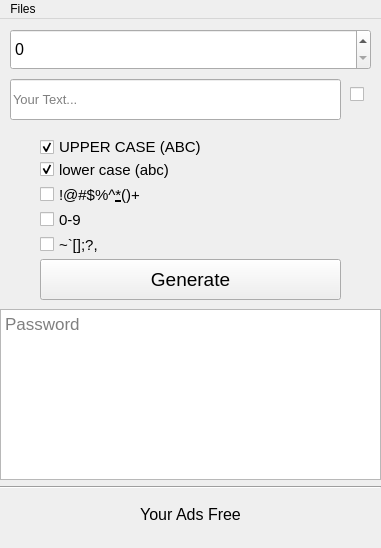
<?xml version="1.0" encoding="UTF-8"?>
<ui version="4.0">
 <class>MainWindow</class>
 <widget class="QMainWindow" name="MainWindow">
  <property name="geometry">
   <rect>
    <x>0</x>
    <y>0</y>
    <width>381</width>
    <height>548</height>
   </rect>
  </property>
  <property name="windowTitle">
   <string>MainWindow</string>
  </property>
  <widget class="QWidget" name="centralwidget">
   <widget class="QSpinBox" name="spin">
    <property name="geometry">
     <rect>
      <x>10</x>
      <y>10</y>
      <width>361</width>
      <height>41</height>
     </rect>
    </property>
    <property name="font">
     <font>
      <pointsize>12</pointsize>
     </font>
    </property>
   </widget>
   <widget class="QPushButton" name="generate_btn">
    <property name="geometry">
     <rect>
      <x>40</x>
      <y>240</y>
      <width>301</width>
      <height>41</height>
     </rect>
    </property>
    <property name="font">
     <font>
      <pointsize>14</pointsize>
     </font>
    </property>
    <property name="toolTip">
     <string>Generate</string>
    </property>
    <property name="statusTip">
     <string>Generate</string>
    </property>
    <property name="whatsThis">
     <string>Generate</string>
    </property>
    <property name="styleSheet">
     <string notr="true"/>
    </property>
    <property name="text">
     <string>Generate</string>
    </property>
   </widget>
   <widget class="QTextEdit" name="text">
    <property name="geometry">
     <rect>
      <x>0</x>
      <y>290</y>
      <width>381</width>
      <height>171</height>
     </rect>
    </property>
    <property name="font">
     <font>
      <pointsize>13</pointsize>
     </font>
    </property>
    <property name="documentTitle">
     <string/>
    </property>
    <property name="readOnly">
     <bool>true</bool>
    </property>
    <property name="overwriteMode">
     <bool>false</bool>
    </property>
    <property name="placeholderText">
     <string>Password</string>
    </property>
   </widget>
   <widget class="QCheckBox" name="check_1">
    <property name="geometry">
     <rect>
      <x>40</x>
      <y>120</y>
      <width>181</width>
      <height>16</height>
     </rect>
    </property>
    <property name="font">
     <font>
      <pointsize>11</pointsize>
     </font>
    </property>
    <property name="text">
     <string>UPPER CASE (ABC)</string>
    </property>
    <property name="checked">
     <bool>true</bool>
    </property>
   </widget>
   <widget class="QCheckBox" name="check_2">
    <property name="geometry">
     <rect>
      <x>40</x>
      <y>140</y>
      <width>181</width>
      <height>21</height>
     </rect>
    </property>
    <property name="font">
     <font>
      <pointsize>11</pointsize>
     </font>
    </property>
    <property name="text">
     <string>lower case (abc)</string>
    </property>
    <property name="checkable">
     <bool>true</bool>
    </property>
    <property name="checked">
     <bool>true</bool>
    </property>
   </widget>
   <widget class="QCheckBox" name="check_3">
    <property name="geometry">
     <rect>
      <x>40</x>
      <y>160</y>
      <width>161</width>
      <height>31</height>
     </rect>
    </property>
    <property name="font">
     <font>
      <pointsize>11</pointsize>
     </font>
    </property>
    <property name="text">
     <string>!@#$%^&amp;*()+</string>
    </property>
   </widget>
   <widget class="QCheckBox" name="check_4">
    <property name="geometry">
     <rect>
      <x>40</x>
      <y>190</y>
      <width>201</width>
      <height>21</height>
     </rect>
    </property>
    <property name="font">
     <font>
      <pointsize>11</pointsize>
     </font>
    </property>
    <property name="text">
     <string>0-9</string>
    </property>
   </widget>
   <widget class="QLineEdit" name="line">
    <property name="geometry">
     <rect>
      <x>10</x>
      <y>60</y>
      <width>331</width>
      <height>41</height>
     </rect>
    </property>
    <property name="font">
     <font>
      <pointsize>10</pointsize>
     </font>
    </property>
    <property name="dragEnabled">
     <bool>true</bool>
    </property>
    <property name="placeholderText">
     <string>Your Text...</string>
    </property>
    <property name="clearButtonEnabled">
     <bool>true</bool>
    </property>
   </widget>
   <widget class="QCheckBox" name="check_line">
    <property name="geometry">
     <rect>
      <x>350</x>
      <y>60</y>
      <width>21</width>
      <height>31</height>
     </rect>
    </property>
    <property name="text">
     <string/>
    </property>
   </widget>
   <widget class="QCheckBox" name="check_5">
    <property name="geometry">
     <rect>
      <x>40</x>
      <y>210</y>
      <width>241</width>
      <height>31</height>
     </rect>
    </property>
    <property name="font">
     <font>
      <pointsize>11</pointsize>
     </font>
    </property>
    <property name="text">
     <string>~`[];?,</string>
    </property>
   </widget>
   <widget class="QPushButton" name="ads_btn">
    <property name="geometry">
     <rect>
      <x>0</x>
      <y>470</y>
      <width>381</width>
      <height>51</height>
     </rect>
    </property>
    <property name="font">
     <font>
      <pointsize>12</pointsize>
     </font>
    </property>
    <property name="text">
     <string>Your Ads Free</string>
    </property>
    <property name="iconSize">
     <size>
      <width>40</width>
      <height>58</height>
     </size>
    </property>
    <property name="autoRepeatDelay">
     <number>300</number>
    </property>
    <property name="autoDefault">
     <bool>false</bool>
    </property>
    <property name="default">
     <bool>false</bool>
    </property>
    <property name="flat">
     <bool>true</bool>
    </property>
   </widget>
   <widget class="Line" name="line_2">
    <property name="geometry">
     <rect>
      <x>0</x>
      <y>460</y>
      <width>381</width>
      <height>16</height>
     </rect>
    </property>
    <property name="orientation">
     <enum>Qt::Horizontal</enum>
    </property>
   </widget>
  </widget>
  <widget class="QMenuBar" name="menuBar">
   <property name="geometry">
    <rect>
     <x>0</x>
     <y>0</y>
     <width>381</width>
     <height>21</height>
    </rect>
   </property>
   <widget class="QMenu" name="menuFiles">
    <property name="title">
     <string>Files</string>
    </property>
    <addaction name="save_pass_action"/>
    <addaction name="separator"/>
    <addaction name="exit_action"/>
   </widget>
   <addaction name="menuFiles"/>
  </widget>
  <action name="save_pass_action">
   <property name="text">
    <string>Save Password</string>
   </property>
  </action>
  <action name="exit_action">
   <property name="text">
    <string>Exit</string>
   </property>
  </action>
 </widget>
 <resources/>
 <connections/>
</ui>
